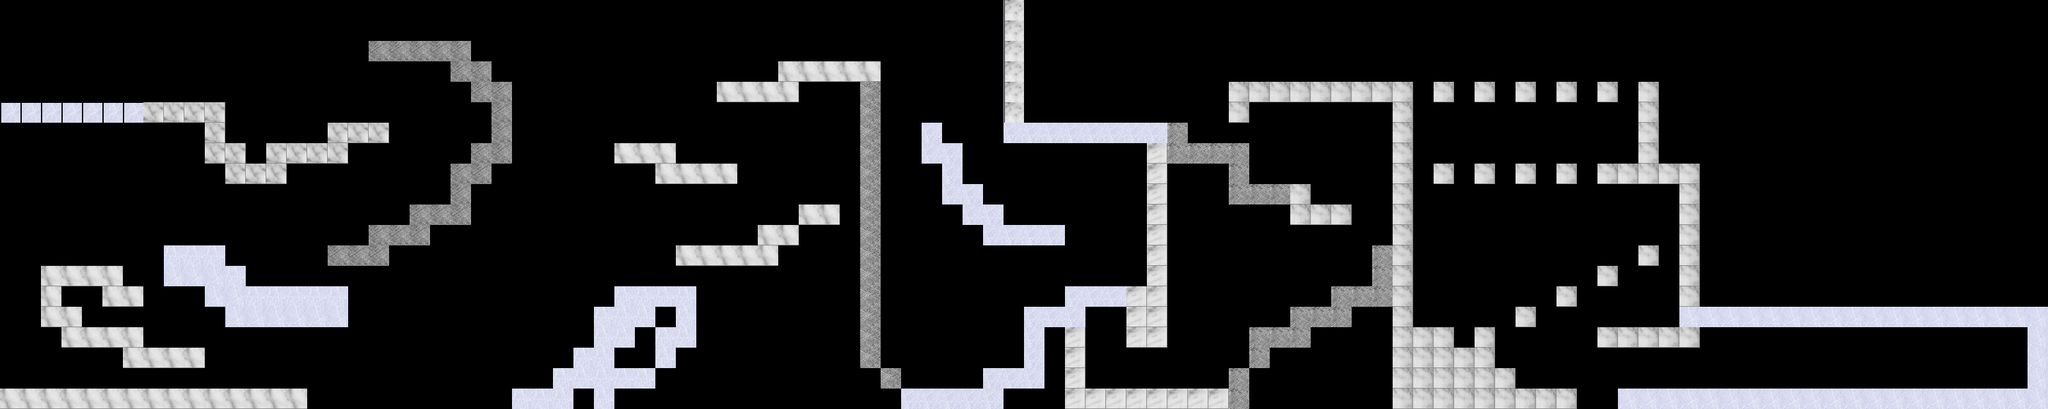

This game map was drawn from its Tiled (.tmx) file and the tilesets committed beside it. A one-line description and the full map source follow:
An orthogonal 100x20 tile map with 32x32 px tiles, 1 tile layer (background) and 5 objects (player).

<map version="1.10" tiledversion="1.10.2" orientation="orthogonal" renderorder="right-down" width="100" height="20" tilewidth="32" tileheight="32" infinite="0" nextlayerid="3" nextobjectid="17">
 <tileset firstgid="1" source="tiles.tsx" />
 <layer id="1" name="background" width="100" height="20">
  <data encoding="csv">
0,0,0,0,0,0,0,0,0,0,0,0,0,0,0,0,0,0,0,0,0,0,0,0,0,0,0,0,0,0,0,0,0,0,0,0,0,0,0,0,0,0,0,0,0,0,0,0,0,47,0,0,0,0,0,0,0,0,0,0,0,0,0,0,0,0,0,0,0,0,0,0,0,0,0,0,0,0,0,0,0,0,0,0,0,0,0,0,0,0,0,0,0,0,0,0,0,0,0,0,
0,0,0,0,0,0,0,0,0,0,0,0,0,0,0,0,0,0,0,0,0,0,0,0,0,0,0,0,0,0,0,0,0,0,0,0,0,0,0,0,0,0,0,0,0,0,0,0,0,47,0,0,0,0,0,0,0,0,0,0,0,0,0,0,0,0,0,0,0,0,0,0,0,0,0,0,0,0,0,0,0,0,0,0,0,0,0,0,0,0,0,0,0,0,0,0,0,0,0,0,
0,0,0,0,0,0,0,0,0,0,0,0,0,0,0,0,0,0,77,77,77,77,77,0,0,0,0,0,0,0,0,0,0,0,0,0,0,0,0,0,0,0,0,0,0,0,0,0,0,47,0,0,0,0,0,0,0,0,0,0,0,0,0,0,0,0,0,0,0,0,0,0,0,0,0,0,0,0,0,0,0,0,0,0,0,0,0,0,0,0,0,0,0,0,0,0,0,0,0,0,
0,0,0,0,0,0,0,0,0,0,0,0,0,0,0,0,0,0,0,0,0,0,77,77,0,0,0,0,0,0,0,0,0,0,0,0,0,0,69,69,69,69,69,0,0,0,0,0,0,47,0,0,0,0,0,0,0,0,0,0,0,0,0,0,0,0,0,0,0,0,0,0,0,0,0,0,0,0,0,0,0,0,0,0,0,0,0,0,0,0,0,0,0,0,0,0,0,0,0,0,
0,0,0,0,0,0,0,0,0,0,0,0,0,0,0,0,0,0,0,0,0,0,0,77,77,0,0,0,0,0,0,0,0,0,0,69,69,69,69,0,0,0,76,0,0,0,0,0,0,47,0,0,0,0,0,0,0,0,0,0,70,70,70,70,70,70,70,70,70,0,70,0,70,0,70,0,70,0,70,0,70,0,0,0,0,0,0,0,0,0,0,0,0,0,0,0,0,0,0,0,
1,1,1,1,1,1,1,28,28,28,28,0,0,0,0,0,0,0,0,0,0,0,0,0,77,0,0,0,0,0,0,0,0,0,0,0,0,0,0,0,0,0,76,0,0,0,0,0,0,47,0,0,0,0,0,0,0,0,0,0,70,0,0,0,0,0,0,0,70,0,0,0,0,0,0,0,0,0,0,0,70,0,0,0,0,0,0,0,0,0,0,0,0,0,0,0,0,0,0,0,
0,0,0,0,0,0,0,0,0,0,28,0,0,0,0,0,28,28,28,0,0,0,0,0,77,0,0,0,0,0,0,0,0,0,0,0,0,0,0,0,0,0,76,0,0,65,0,0,0,65,65,65,65,65,65,65,65,75,0,0,0,0,0,0,0,0,0,0,70,0,0,0,0,0,0,0,0,0,0,0,70,0,0,0,0,0,0,0,0,0,0,0,0,0,0,0,0,0,0,0,
0,0,0,0,0,0,0,0,0,0,28,28,0,28,28,28,28,0,0,0,0,0,0,77,77,0,0,0,0,0,69,69,69,0,0,0,0,0,0,0,0,0,76,0,0,65,65,0,0,0,0,0,0,0,0,0,68,75,75,75,75,0,0,0,0,0,0,0,70,0,0,0,0,0,0,0,0,0,0,0,70,0,0,0,0,0,0,0,0,0,0,0,0,0,0,0,0,0,0,0,
0,0,0,0,0,0,0,0,0,0,0,28,28,28,0,0,0,0,0,0,0,0,77,77,0,0,0,0,0,0,0,0,69,69,69,69,0,0,0,0,0,0,76,0,0,0,65,0,0,0,0,0,0,0,0,0,68,0,0,0,75,0,0,0,0,0,0,0,70,0,70,0,70,0,70,0,70,0,70,70,70,70,70,0,0,0,0,0,0,0,0,0,0,0,0,0,0,0,0,0,
0,0,0,0,0,0,0,0,0,0,0,0,0,0,0,0,0,0,0,0,0,0,77,0,0,0,0,0,0,0,0,0,0,0,0,0,0,0,0,0,0,0,76,0,0,0,65,65,0,0,0,0,0,0,0,0,68,0,0,0,75,75,75,70,0,0,0,0,70,0,0,0,0,0,0,0,0,0,0,0,0,0,70,0,0,0,0,0,0,0,0,0,0,0,0,0,0,0,0,0,
0,0,0,0,0,0,0,0,0,0,0,0,0,0,0,0,0,0,0,0,77,77,77,0,0,0,0,0,0,0,0,0,0,0,0,0,0,0,0,69,69,0,76,0,0,0,0,65,65,0,0,0,0,0,0,0,68,0,0,0,0,0,0,70,70,70,0,0,70,0,0,0,0,0,0,0,0,0,0,0,0,0,70,0,0,0,0,0,0,0,0,0,0,0,0,0,0,0,0,0,
0,0,0,0,0,0,0,0,0,0,0,0,0,0,0,0,0,0,77,77,77,0,0,0,0,0,0,0,0,0,0,0,0,0,0,0,0,69,69,0,0,0,76,0,0,0,0,0,65,65,65,65,0,0,0,0,68,0,0,0,0,0,0,0,0,0,0,0,70,0,0,0,0,0,0,0,0,0,0,0,0,0,70,0,0,0,0,0,0,0,0,0,0,0,0,0,0,0,0,0,
0,0,0,0,0,0,0,0,64,64,64,0,0,0,0,0,77,77,77,0,0,0,0,0,0,0,0,0,0,0,0,0,0,69,69,69,69,69,0,0,0,0,76,0,0,0,0,0,0,0,0,0,0,0,0,0,68,0,0,0,0,0,0,0,0,0,0,75,70,0,0,0,0,0,0,0,0,0,0,0,70,0,70,0,0,0,0,0,0,0,0,0,0,0,0,0,0,0,0,0,
0,0,69,69,69,69,0,0,84,84,84,64,0,0,0,0,0,0,0,0,0,0,0,0,0,0,0,0,0,0,0,0,0,0,0,0,0,0,0,0,0,0,76,0,0,0,0,0,0,0,0,0,0,0,0,0,68,0,0,0,0,0,0,0,0,0,0,75,70,0,0,0,0,0,0,0,0,0,70,0,0,0,70,0,0,0,0,0,0,0,0,0,0,0,0,0,0,0,0,0,
0,0,69,0,0,69,69,0,0,0,84,84,64,64,64,64,64,0,0,0,0,0,0,0,0,0,0,0,0,0,64,64,64,64,0,0,0,0,0,0,0,0,76,0,0,0,0,0,0,0,0,0,65,65,65,68,68,0,0,0,0,0,0,0,0,75,75,75,70,0,0,0,0,0,0,0,70,0,0,0,0,0,70,0,0,0,0,0,0,0,0,0,0,0,0,0,0,0,0,0,
0,0,69,69,0,0,0,0,0,0,0,84,84,84,84,84,84,0,0,0,0,0,0,0,0,0,0,0,0,64,64,64,0,64,0,0,0,0,0,0,0,0,76,0,0,0,0,0,0,0,65,65,65,0,0,68,68,0,0,0,0,0,0,75,75,75,0,0,70,0,0,0,0,0,70,0,0,0,0,0,0,0,84,84,84,84,84,84,84,84,84,84,84,84,84,84,84,84,84,84,
0,0,0,69,69,69,69,0,0,0,0,0,0,0,0,0,0,0,0,0,0,0,0,0,0,0,0,0,0,64,64,0,64,64,0,0,0,0,0,0,0,0,76,0,0,0,0,0,0,0,65,0,68,0,0,68,68,0,0,0,0,75,75,75,0,0,0,0,70,70,70,0,70,0,0,0,0,0,70,70,70,70,70,0,0,0,0,0,0,0,0,0,0,0,0,0,0,0,0,84,
0,0,0,0,0,0,69,69,69,69,0,0,0,0,0,0,0,0,0,0,0,0,0,0,0,0,0,0,64,64,0,0,64,0,0,0,0,0,0,0,0,0,76,0,0,0,0,0,0,0,65,0,68,0,0,0,0,0,0,0,0,75,0,0,0,0,0,0,70,70,70,70,70,0,0,0,0,0,0,0,0,0,0,0,0,0,0,0,0,0,0,0,0,0,0,0,0,0,0,84,
0,0,0,0,0,0,0,0,0,0,0,0,0,0,0,0,0,0,0,0,0,0,0,0,0,0,0,64,64,64,64,64,0,0,0,0,0,0,0,0,0,0,0,76,0,0,0,0,65,65,65,0,68,0,0,0,0,0,0,0,75,0,0,0,0,0,0,0,70,70,70,70,70,70,0,0,0,0,0,0,0,0,0,0,0,0,0,0,0,0,0,0,0,0,0,0,0,0,0,84,
69,69,69,69,69,69,69,69,69,69,69,69,69,69,69,0,0,0,0,0,0,0,0,0,0,64,64,64,0,64,0,0,0,0,0,0,0,0,0,0,0,0,0,0,65,65,65,65,65,0,0,0,68,68,68,68,68,68,68,68,75,0,0,0,0,0,0,0,70,70,70,70,70,70,70,70,70,0,0,84,84,84,84,84,84,84,84,84,84,84,84,84,84,84,84,84,84,84,84,84
</data>
 </layer>
 <objectgroup id="2" name="objects">
  <object id="1" x="0" y="128">
   <polygon points="0,0 0,64 320,64 320,0" />
  </object>
  <object id="2" x="320" y="128">
   <polygon points="0,0 0,128 64,128 64,0" />
  </object>
  <object id="3" x="512" y="160">
   <polygon points="0,0 128,0 128,64 0,64" />
  </object>
  <object id="7" name="player" x="288" y="64" width="32" height="32" />
  <object id="10" x="512.492" y="192.492">
   <polygon points="0,0 -128,0 -128,96 0,96" />
  </object>
 </objectgroup>
</map>